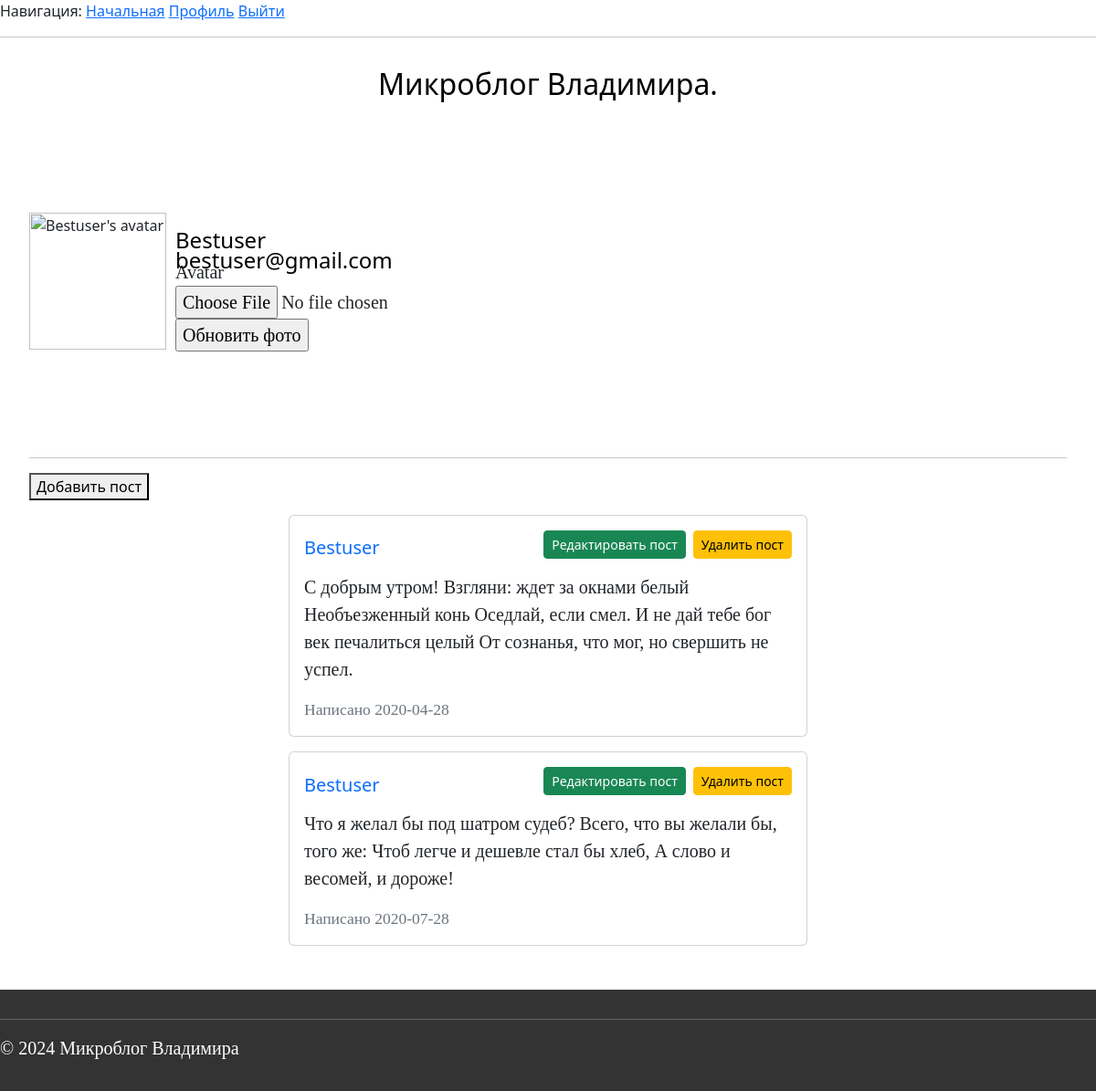
The app's page /user/Bestuser (signed in), older data.
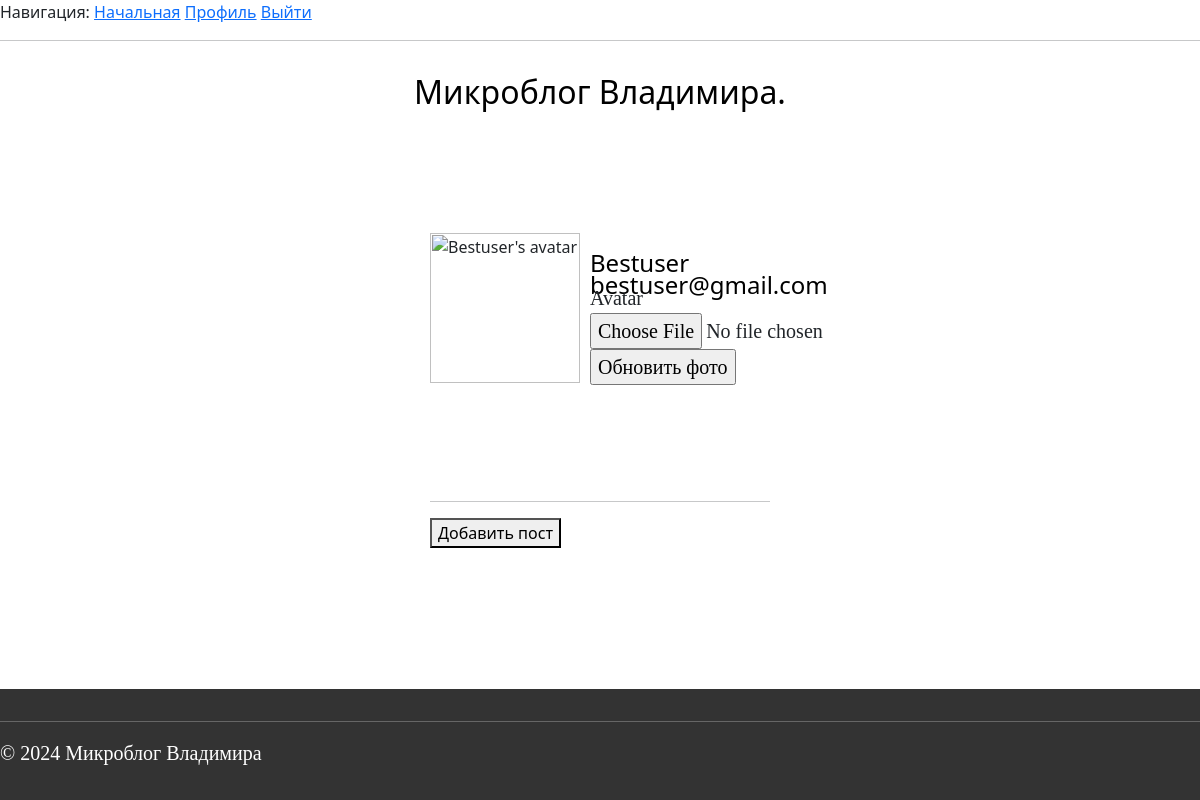
The same page, newer data.
### app/models.py (models this page shows, shortened)
class Post(db.Model):
    id = db.Column(db.Integer, primary_key=True)
    title = db.Column(db.String(120), nullable=False)
    text = db.Column(db.Text, nullable=False)
    date = db.Column(db.Text, nullable=False)
    user_id = db.Column(db.Integer, db.ForeignKey('user.id'), nullable=False)
    user = db.relationship('User', backref=db.backref('posts', lazy=True))

### app/routes.py (the view, shortened to what this page needs)
@app.route('/user/<username>',methods=['GET', 'POST'])
@login_required
def user(username):
    user = db.first_or_404(sa.select(User).where(User.username == username))
    posts = Post.query.filter_by(user_id=user.id).all()
    logger.info(f"user id from db: {user.id}")
    logger.info(f'id: {current_user.get_id()}')
    form = UpdateAvatarForm()
    return render_template('user.html', user=user, form=form, posts=posts)

### app/forms.py
class UpdateAvatarForm(FlaskForm):
    avatar = FileField('Avatar', validators=[FileAllowed(['jpg', 'png'], 'Только изображения!')])
    submit = SubmitField('Обновить фото')

### app/models.py (called while the page is built)
@login.user_loader
def load_user(id):
    return db.session.get(User, int(id))

    def avatar_url(self):
        if self.avatar:
            return url_for('static', filename=f'avatars/{self.avatar}')
        return url_for('static', filename='avatars/default_avatar.png')

### app/templates/user.html (shortened to what this page needs)
{% extends "base.html" %}
{% block content %}
    <h4 class="username"> {{ user.username }}</h4>
    <h4 class="useremail"> {{ user.email }}</h4>
    <form action="" method="post" enctype="multipart/form-data">
        <img src="{{ user.avatar_url() }}" alt="{{ user.username }}'s avatar" width="150" height="150">
            <br>
            <p class="avataruser">
                {{ form.avatar.label }}
                <br>
                {{ form.avatar() }}
                <br>
                {{ form.submit() }}
            </p>
    </form>
    <hr>
    <form action="/add_post">
        <button class="addpost" type="submit">Добавить пост</button>
    </form>
    <div class="col-6 mx-auto">
        {% for post in posts %}
          <div class="card my-3">
            <div class="card-body">
              <div class="d-flex justify-content-between align-items-center">
                <h5 class="card-title text-primary">{{ post.title }}</h5>
                <div class="d-flex">
                    <form action="{{ url_for('edit_user_post', post_id=post.id) }}" method="post">
                        <button type="submit" class="btn btn-sm btn-success me-2">Редактировать пост</button>
                    </form>
                    <form action="{{ url_for('delete_post', post_id=post.id) }}" method="post">
                        <button onclick="return confirmClick()" type="submit" class="btn btn-sm btn-warning">Удалить пост</button>
                    </form>
                </div>
              </div>
              <p class="card-text">{{ post.text }}</p>
              <p class="card-text"><small class="text-muted">Написано {{ post.date }}</small></p>
            </div>
          </div>
        {% endfor %}
      </div>
      {% endblock %}

Row changes from the older to the newer data that the page shows:
removed Post: title "Bestuser", text "С добрым утром! Взгляни: ждет за окнами белый Необъезженный конь Оседлай, если смел. И не дай тебе бог век печалиться целый От сознанья, что мог, но свершить не успел.", date "2020-04-28"
removed Post: title "Bestuser", text "Что я желал бы под шатром судеб? Всего, что вы желали бы, того же: Чтоб легче и дешевле стал бы хлеб, А слово и весомей, и дороже!", date "2020-07-28"
